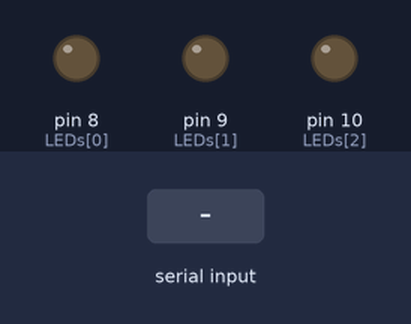
Recording of a sketch running on a simulated Arduino Uno, built with avr-gcc and run on an emulated ATmega328P. Parts: output pins drawn as LEDs (lit = HIGH). Dashed ring = blinking. Inputs (shaded band) come from the test bench. What the sketch prints to the serial monitor is not drawn.

Above: at 1.2 s.
1.3 s: "2" received over Serial
At 1.5 s:
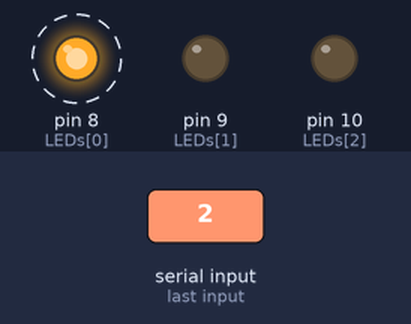
4.3 s: "1" received over Serial
At 5.2 s:
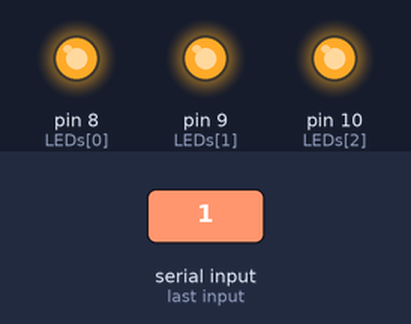
6.0 s: "0" received over Serial
At 6.3 s:
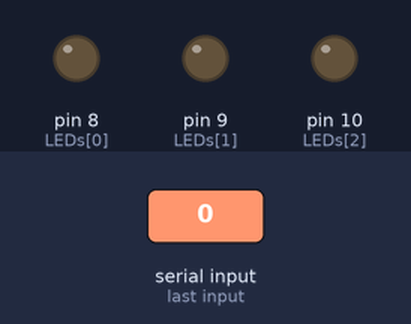
Timing chart, 0 to 9.0 s (numbered marks = the images above; inputs shaded):
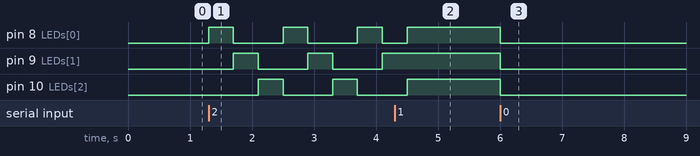

The sketch:

serialInput_LED3.ino
```cpp
/*從序列埠控制 LED 開關
 * 1: on ; 0: off ; 2: run
 */
char val;         // 儲存接收資料的變數，採字元類型
const byte LEDs[] = {8,9,10};
const byte total = sizeof(LEDs);
boolean toggle = false;    // 輸出給 LED 的訊號，預設為「低電位」
int index = 0;

void setup() {
  Serial.begin(9600);
  for (byte i=0; i<total; i++) {
    pinMode(LEDs[i], OUTPUT);
  }
  Serial.println("1: on ; 0: off!; 2 : run!");
}

void loop() {
  if( Serial.available() ) {
    val = Serial.read();
    switch (val) {
    case '0':
      for (byte i=0; i<total; i++) {
        digitalWrite(LEDs[i], LOW);
      }
      toggle = false;
      Serial.print("LED OFF\n");
    break;
    case '1':
      for (byte i=0; i<total; i++) {
        digitalWrite(LEDs[i], HIGH);
      }
      toggle = false;
      Serial.println("LED ON");
    break;
    case '2':
      toggle = true;
      Serial.println("跑馬燈!");
    break;
    default:
      Serial.println("別亂按!");
    }
  }
  if (toggle){            // 跑馬燈
    for (byte i=0; i<total; i++) {
      digitalWrite(LEDs[i], LOW);
    }
    digitalWrite(LEDs[index], HIGH);
    index ++;
    if (index == total) {
      index = 0;
    }
    delay(400);
  }

}
```

Measured:
- after the input at 1.3 s, pin 8 (LEDs[0]): alternates HIGH for 0.40 s and LOW for 0.80 s, starting at once; pin 9 (LEDs[1]): alternates HIGH for 0.40 s and LOW for 0.80 s, starting after 0.40 s; pin 10 (LEDs[2]): alternates HIGH for 0.40 s and LOW for 0.80 s, starting after 0.80 s
- after the input at 4.3 s, pin 9 (LEDs[1]): stays HIGH (without the input it goes to LOW after 0.20 s); pin 10 (LEDs[2]): goes on until 4.5 s, then stays HIGH
- after the input at 6.0 s, pin 8 (LEDs[0]), pin 9 (LEDs[1]), pin 10 (LEDs[2]): HIGH → LOW at once
